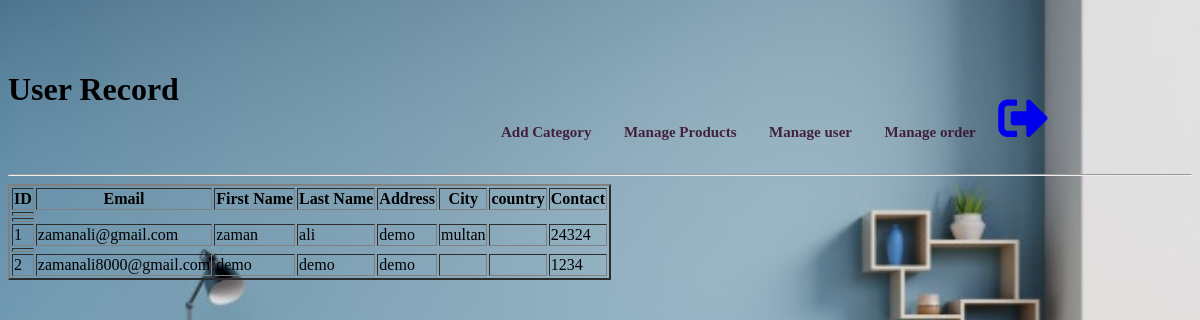
Page /manage-order.php on the committed database.
### tables this page shows
CREATE TABLE `order` (
  `id` int(255) NOT NULL,
  `email` varchar(255) NOT NULL,
  `firstname` varchar(255) NOT NULL,
  `lastname` varchar(255) NOT NULL,
  `address` varchar(255) NOT NULL,
  `city` varchar(255) NOT NULL,
  `country` varchar(255) NOT NULL,
  `contact` int(255) NOT NULL
);

### manage-order.php (the view, shortened to what this page needs)
<!doctype html>
<html>
    <head>
        <link rel="stylesheet" href="style1.css">
        <link rel="stylesheet" href="css/fontawesome.min.css">
        <link rel="stylesheet" href="css/all.min.css">
    </head>
    <body>
        <header class="navigation " >
            <nav class="menu">
                <ul>
                    <strong><li><a href="insertcatogery.php">Add Category</a></li></strong>
                    <strong><li><a href="products.php">Manage Products</a></li></strong>
                    <strong><li><a href="manage-user.php">Manage user</a></li></strong>
                    <strong><li><a href="manage-order.php">Manage order</a></li></strong>
                    <a href="logout.php"><i class="fas fa-sign-out-alt"></i></a>
                </ul>
            </nav>
        </header>
        <h1>User Record</h1><br><br>
        <hr>
        <div class="container mt-5">
            <div class="row">
            <table border="2" class="table table-bordered">
                <td>
                    <thead>
                        <tr>
                        <th>ID</th>
                        <th>Email</th>
                        <th>First Name</th>
                        <th>Last Name</th>
                        <th>Address</th>
                        <th>City</th>
                        <th>country</th>
                        <th>Contact</th>
                        </tr>
                    </thead>
                </td>
                        <?php
                        $result = mysqli_query($conn, "SELECT * FROM `order`");
                        $data = mysqli_num_rows($result) > 0;
                        if($data)
                        {
                            while($row = mysqli_fetch_array($result))
                            {
                            ?>
                            <div class="col-lg-3 float:center;">
                                <td>
                                    <tbody>
                                        <tr>
                                        <td><?php echo $row['id'] ?></td>
                                        <td><?php echo $row['email'] ?></td>
                                        <td><?php echo $row['firstname'] ?></td>
                                        <td><?php echo $row['lastname'] ?></td>
                                        <td><?php echo $row['address'] ?></td>
                                        <td><?php echo $row['city'] ?></td>
                                        <td><?php echo $row['country'] ?></td>
                                        <td><?php echo $row['contact'] ?></td>
                                        </tr>
                                    </tbody>
                                </td>
                            </div>
                            <?php
                            }
                        }
                        else
                        {
                            echo "NO Record Found";
                        }
                            ?>
            </div>
        </div>
</body>
</html>

### style1.css (style rules this page uses)
body { background-image: url(photo/background\ img.jpg ); background-repeat: no-repeat; background-size: cover; }
.navigation { height: 50px; width: 100%; float: right; }
.menu { width: 70%; height: 70px; color:#030303f6; margin: 5px 3px 5px 3px; float: right; font-size: 50px; padding: 15px 25px 15px 25px ; }
.menu ul { text-align: center; }
.menu ul li { display: inline; list-style: none; }
.menu ul li a { line-height: 70px; font-size: 15px; color: #350826d8; padding: 10px; text-decoration: none; }

### rows in the picture
order: id "1", email "zamanali@gmail.com", firstname "zaman", lastname "ali", address "demo", city "multan", contact "24324"
order: id "2", email "zamanali8000@gmail.com", firstname "demo", lastname "demo", address "demo", contact "1234"
